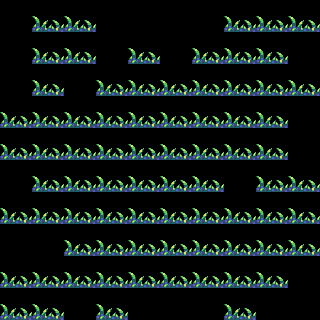

A level layout from a 2D game, rendered from its tile map. Below: a short description, then the map file with tile-grid data replaced by summaries:
An orthogonal 10x10 tile map with 32x32 px tiles, 1 tile layer (Tile Layer 1).

<map version="1.0" orientation="orthogonal" renderorder="right-down" width="10" height="10" tilewidth="32" tileheight="32" nextobjectid="1">
 <tileset firstgid="1" name="generic-platformer-tiles-smpl" tilewidth="32" tileheight="32" tilecount="96" columns="12">
  <image source="../generic-platformer-tiles-smpl.png" width="384" height="256" />
 </tileset>
 <layer name="Tile Layer 1" width="10" height="10">
  <data>[100 cells, 76 non-empty, 1 distinct tile ids]</data>
 </layer>
</map>
